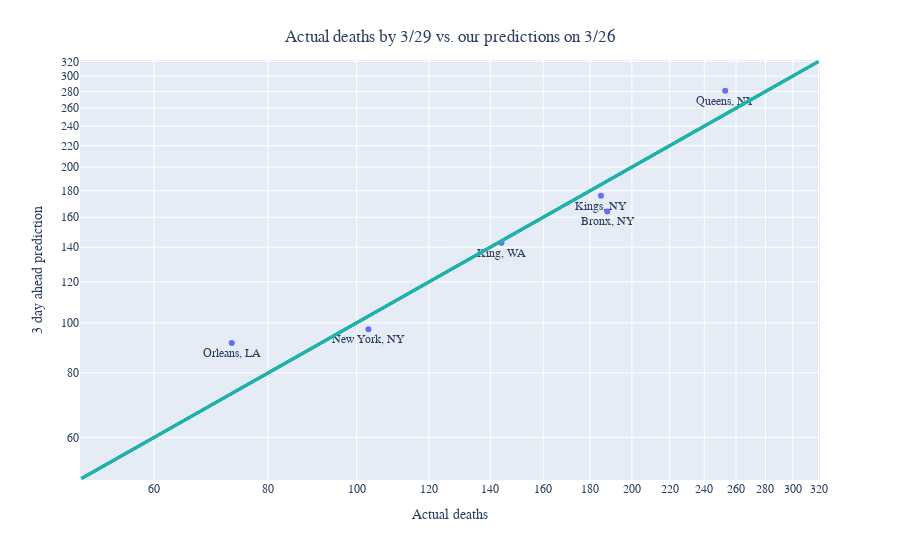

Here is the notebook cell this chart was saved with:
### Code cell
fig.update_traces(textposition='bottom center')
fig.update_layout(xaxis_type="log", yaxis_type="log")
fig.add_shape(
        # Line reference to the axes
            type="line",
            xref="x",
            yref="y",
            x0=50,
            y0=50,
            x1=320,
            y1=320,
            line=dict(
                color="LightSeaGreen",
                width=3,
            ),
        )
fig.update_layout(
    title="Actual deaths by 3/29 vs. our predictions on 3/26",
    xaxis_title="Actual deaths",
    yaxis_title="3 day ahead prediction",
    font = dict(
        family='sans-serif', 
        size=12,
    )
)
fig.update_layout(
    title={
        'text': "Actual deaths by 3/29 vs. our predictions on 3/26",
        'x': 0.5,
        'xanchor': 'center',
        'yanchor': 'top'})

### Figure 1 — Plotly figure (JSON) as saved in the notebook; plotly's stock layout.template omitted (floating-point values rounded to 4 significant figures)
{"data": [{"hoverlabel": {"namelength": 0}, "hovertemplate": "true_outcome=%{x}<br>3_day_ahead_pred=%{y}<br>CountyNamew/StateAbbrev=%{text}", "legendgroup": "", "marker": {"color": "#636efa", "symbol": "circle"}, "mode": "markers+text", "name": "", "showlegend": false, "text": ["Queens, NY", "Bronx, NY", "Kings, NY", "King, WA", "New York, NY", "Orleans, LA"], "textposition": "bottom center", "type": "scatter", "x": [253, 188, 185, 144, 103, 73], "xaxis": "x", "y": [280.8, 164.1, 176.0, 142.8, 97.22, 91.39], "yaxis": "y"}], "layout": {"font": {"family": "sans-serif", "size": 12}, "legend": {"tracegroupgap": 0}, "margin": {"t": 60}, "shapes": [{"line": {"color": "LightSeaGreen", "width": 3}, "type": "line", "x0": 50, "x1": 300, "xref": "x", "y0": 50, "y1": 300, "yref": "y"}, {"line": {"color": "LightSeaGreen", "width": 3}, "type": "line", "x0": 50, "x1": 300, "xref": "x", "y0": 50, "y1": 300, "yref": "y"}, {"line": {"color": "LightSeaGreen", "width": 3}, "type": "line", "x0": 50, "x1": 320, "xref": "x", "y0": 50, "y1": 320, "yref": "y"}, {"line": {"color": "LightSeaGreen", "width": 3}, "type": "line", "x0": 50, "x1": 320, "xref": "x", "y0": 50, "y1": 320, "yref": "y"}, {"line": {"color": "LightSeaGreen", "width": 3}, "type": "line", "x0": 50, "x1": 320, "xref": "x", "y0": 50, "y1": 320, "yref": "y"}], "title": {"text": "Actual deaths by 3/29 vs. our predictions on 3/26", "x": 0.5, "xanchor": "center", "yanchor": "top"}, "xaxis": {"anchor": "y", "domain": [0, 1], "title": {"text": "Actual deaths"}, "type": "log"}, "yaxis": {"anchor": "x", "domain": [0, 1], "title": {"text": "3 day ahead prediction"}, "type": "log"}}}
